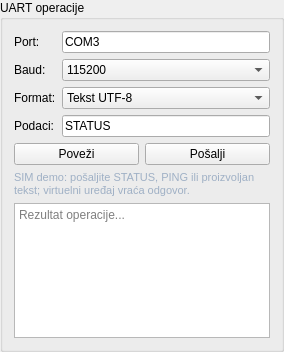
<?xml version="1.0" encoding="UTF-8"?>
<ui version="4.0"><class>UARTRoot</class><widget class="QGroupBox" name="UARTRoot"><property name="title"><string>UART operacije</string></property><layout class="QVBoxLayout" name="verticalLayout"><item><layout class="QFormLayout" name="formLayout">
<item row="0" column="0"><widget class="QLabel" name="labelPort"><property name="text"><string>Port:</string></property></widget></item><item row="0" column="1"><widget class="QLineEdit" name="portEdit"><property name="text"><string>COM3</string></property></widget></item>
<item row="1" column="0"><widget class="QLabel" name="labelBaud"><property name="text"><string>Baud:</string></property></widget></item><item row="1" column="1"><widget class="QComboBox" name="baudCombo"><item><property name="text"><string>9600</string></property></item><item><property name="text"><string>19200</string></property></item><item><property name="text"><string>38400</string></property></item><item><property name="text"><string>57600</string></property></item><item><property name="text"><string>115200</string></property></item><property name="currentIndex"><number>4</number></property></widget></item>
<item row="2" column="0"><widget class="QLabel" name="labelEncoding"><property name="text"><string>Format:</string></property></widget></item><item row="2" column="1"><widget class="QComboBox" name="encodingCombo"><item><property name="text"><string>Tekst UTF-8</string></property></item><item><property name="text"><string>HEX bajtovi</string></property></item></widget></item>
<item row="3" column="0"><widget class="QLabel" name="labelData"><property name="text"><string>Podaci:</string></property></widget></item><item row="3" column="1"><widget class="QLineEdit" name="dataEdit"><property name="text"><string>STATUS</string></property></widget></item>
</layout></item><item><layout class="QHBoxLayout" name="buttonRow"><item><widget class="QPushButton" name="connectButton"><property name="text"><string>Poveži</string></property></widget></item><item><widget class="QPushButton" name="sendButton"><property name="text"><string>Pošalji</string></property></widget></item></layout></item><item><widget class="QLabel" name="hintLabel"><property name="text"><string>SIM demo: pošaljite STATUS, PING ili proizvoljan tekst; virtuelni uređaj vraća odgovor.</string></property><property name="wordWrap"><bool>true</bool></property><property name="styleSheet"><string notr="true">color:#9fb0c5; font-size:11px;</string></property></widget></item><item><widget class="QPlainTextEdit" name="logEdit"><property name="maximumSize"><size><width>16777215</width><height>135</height></size></property><property name="readOnly"><bool>true</bool></property><property name="placeholderText"><string>Rezultat operacije...</string></property></widget></item></layout></widget><resources/><connections/></ui>
